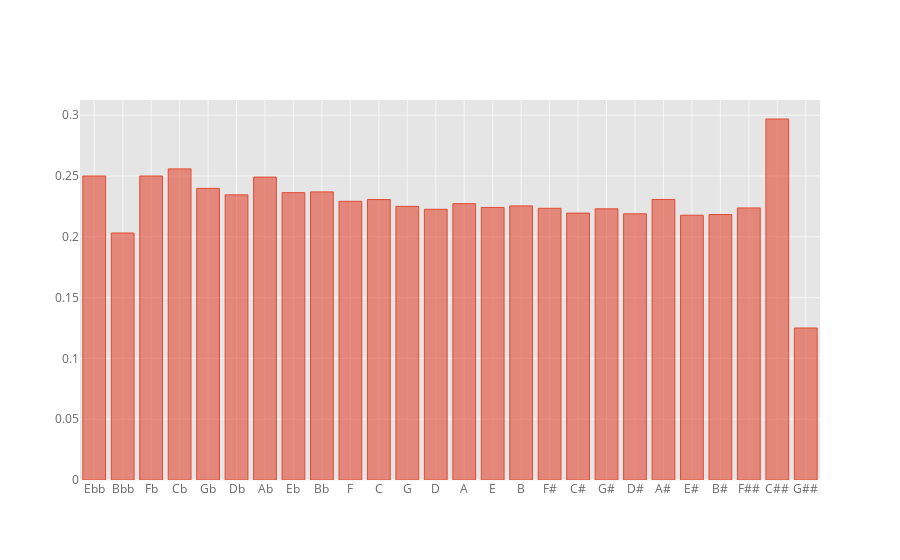

The notebook cell this image was saved under:
### Markdown cell above
The duration and count of tonal pitch-classes are analogously distributed over the corpus. This implies that the average duration of each note is roughly independent of its tonal pitch class.

### Code cell
average_duration = pd.DataFrame(tpc_distribution['duration_a']/tpc_distribution['count_a'], columns = ['Average duration'])

average_duration.iplot('bar')

### Figure 1 — Plotly figure (JSON) as saved in the notebook; plotly's stock layout.template omitted (floating-point values rounded to 4 significant figures)
{"data": [{"marker": {"color": "rgba(226, 74, 51, 0.6)", "line": {"color": "rgba(226, 74, 51, 1.0)", "width": 1}}, "name": "Average duration", "orientation": "v", "text": "", "type": "bar", "x": ["Ebb", "Bbb", "Fb", "Cb", "Gb", "Db", "Ab", "Eb", "Bb", "F", "C", "G", "D", "A", "E", "B", "F#", "C#", "G#", "D#", "A#", "E#", "B#", "F##", "C##", "G##"], "y": [0.25, 0.2031, 0.25, 0.2559, 0.2398, 0.2345, 0.2491, 0.2363, 0.2369, 0.2292, 0.2306, 0.225, 0.2226, 0.2273, 0.2241, 0.2254, 0.2234, 0.2195, 0.223, 0.2189, 0.2307, 0.2178, 0.2183, 0.2237, 0.2969, 0.125]}], "layout": {"autosize": true, "legend": {"bgcolor": "#FFFFFF", "font": {"color": "#666666"}}, "paper_bgcolor": "#FFFFFF", "plot_bgcolor": "#E5E5E5", "title": {"font": {"color": "#151516"}}, "xaxis": {"autorange": true, "gridcolor": "#F6F6F6", "range": [-0.5, 25.5], "showgrid": true, "tickfont": {"color": "#666666"}, "title": {"font": {"color": "#666666"}, "text": ""}, "type": "category", "zerolinecolor": "#F6F6F6"}, "yaxis": {"autorange": true, "gridcolor": "#F6F6F6", "range": [0, 0.3125], "showgrid": true, "tickfont": {"color": "#666666"}, "title": {"font": {"color": "#666666"}, "text": ""}, "type": "linear", "zerolinecolor": "#F6F6F6"}}}
